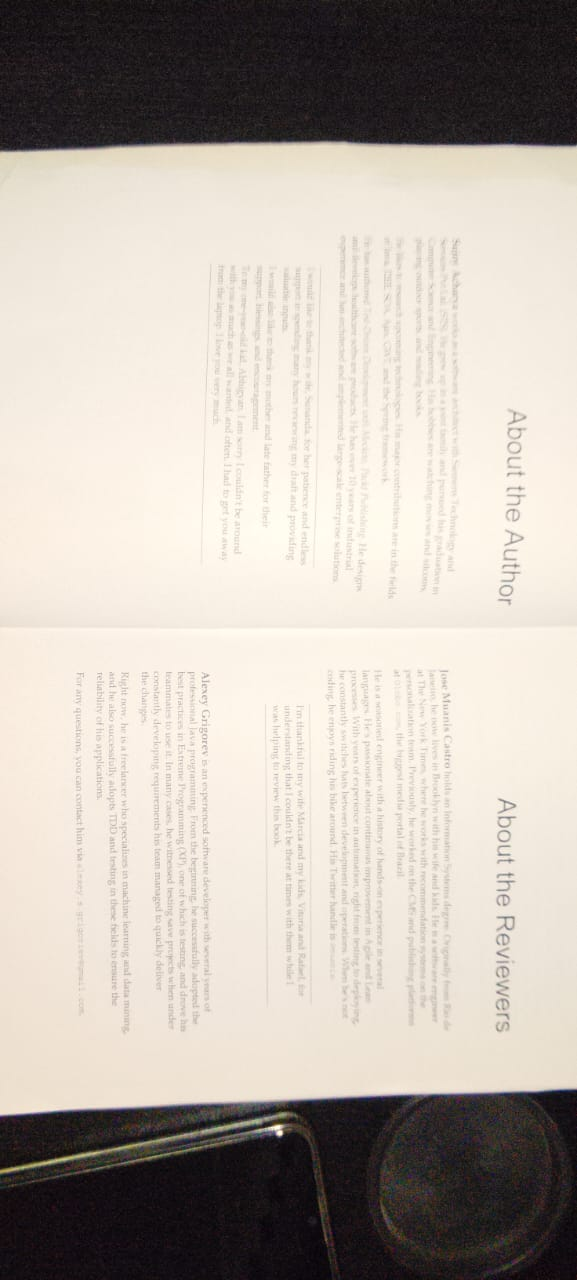
#> input picture input_images/1.jpeg, 577 x 1280 px
$ python -i vision_tools.py   (imports and definitions only)
#> lines starting #> are read from the running program, lines starting #| are printed output that depends on the picture; after the words box and inside, x2 and y2 are one past the last pixel; in counts of white or black regions, pixels touching at a corner belong together
#> further down, picture is the input picture: shape (1280, 577, 3); mean B, G, R 173, 181.4, 189.3
import logging
from pathlib import Path
from typing import Optional, Tuple

import cv2
import numpy as np
from PIL import Image, ImageOps

logger = logging.getLogger(__name__)


# [63 lines left out: functions load_normalized_image, order_points, four_point_transform, not called in this run]


def detect_page_contour_opencv(
    image: np.ndarray, min_area_ratio: float = 0.25
) -> Optional[np.ndarray]:
    """
    Detect the 4 corners of a book page against surrounding background clutter.
    Uses multi-threshold Canny + morphological closing so text lines inside the page
    merge into a solid region rather than breaking the outer contour.
    """
#> called with min_area_ratio = 0.25
    orig_h, orig_w = image.shape[:2]
#> orig_h = 1280; orig_w = 577
    target_h = 600.0
    ratio = orig_h / target_h
#> ratio = 2.13
    resized_w = max(1, int(orig_w / ratio))
#> resized_w = 270
    small = cv2.resize(image, (resized_w, int(target_h)), interpolation=cv2.INTER_AREA)
    small_area = float(small.shape[0] * small.shape[1])
#> small_area = 162000

    gray = cv2.cvtColor(small, cv2.COLOR_BGR2GRAY)
    # Bilateral filter preserves strong page edges while smoothing paper texture
    filtered = cv2.bilateralFilter(gray, 9, 75, 75)
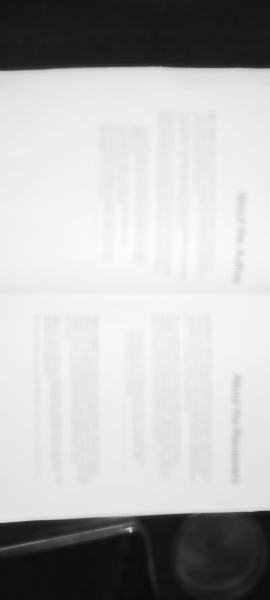
#> filtered: shape (600, 270); min 10, max 252, mean 182.8

    # Morphological closing suppresses internal text lines
    kernel = cv2.getStructuringElement(cv2.MORPH_RECT, (9, 9))
    closed = cv2.morphologyEx(filtered, cv2.MORPH_CLOSE, kernel, iterations=2)

    for low, high in [(50, 150), (30, 100), (75, 200)]:
        edged = cv2.Canny(closed, low, high)
        edged = cv2.dilate(edged, np.ones((3, 3), np.uint8), iterations=1)

        contours, _ = cv2.findContours(edged, cv2.RETR_EXTERNAL, cv2.CHAIN_APPROX_SIMPLE)
        contours = sorted(contours, key=cv2.contourArea, reverse=True)[:5]

        for contour in contours:
            area = cv2.contourArea(contour)
            if area / small_area < min_area_ratio:
                continue

            peri = cv2.arcLength(contour, True)
            for eps in (0.02, 0.03, 0.04):
                approx = cv2.approxPolyDP(contour, eps * peri, True)
                if len(approx) == 4 and cv2.isContourConvex(approx):
                    pts = approx.reshape(4, 2).astype("float32") * ratio
                    return pts
#> this loop made 3 passes
#> pass 1, in detect_page_contour_opencv, `edged = cv2.Canny(closed, low, high)`:
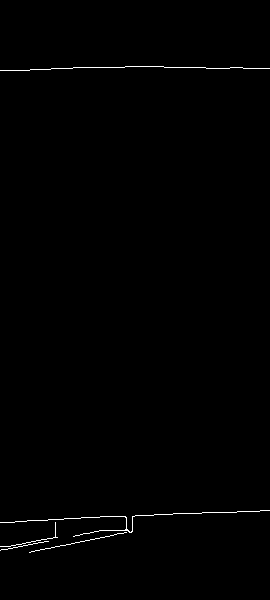
#> edged: shape (600, 270); 0.52% white in thin lines or dots, all inside (x1, y1, x2, y2) = (0, 66, 270, 553)
#> pass 1, in detect_page_contour_opencv, `edged = cv2.dilate(edged, np.ones((3, 3), np.uint8), iterations=1)`:
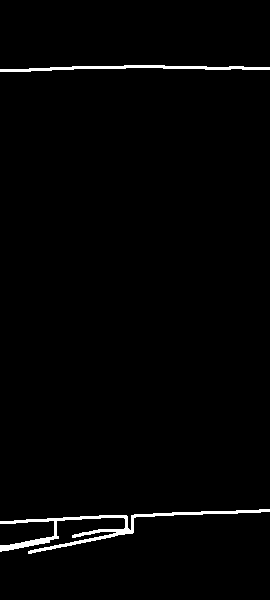
#> edged: shape (600, 270); 1.6% white; 2 white regions, box (x1, y1, x2, y2) and area: (0, 509, 270, 554) 1803, (0, 65, 270, 72) 826
#> pass 2, in detect_page_contour_opencv, `edged = cv2.dilate(edged, np.ones((3, 3), np.uint8), iterations=1)`:
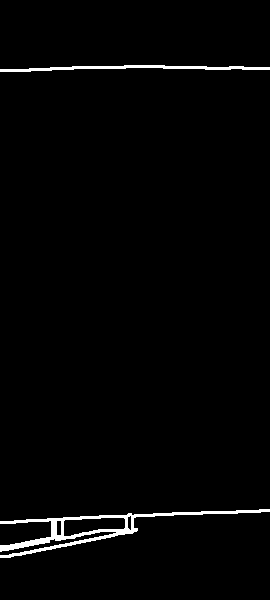
#> edged: shape (600, 270); 1.8% white; 2 white regions, box (x1, y1, x2, y2) and area: (0, 509, 270, 558) 2080, (0, 65, 270, 72) 826
#> after the loop: edged: shape (600, 270); 1.5% white; 2 white regions, box (x1, y1, x2, y2) and area: (0, 509, 270, 552) 1682, (0, 65, 270, 72) 826

    return None


# [86 lines left out: functions crop_with_normalized_bbox, rotate_image_clockwise, split_two_page_spread, enhance_document_scan, save_image, not called in this run]

>>> import cv2
>>> picture = cv2.imread('../input_images/1.jpeg')
>>> result = detect_page_contour_opencv(picture)

$ run again, on input_images/2.jpeg
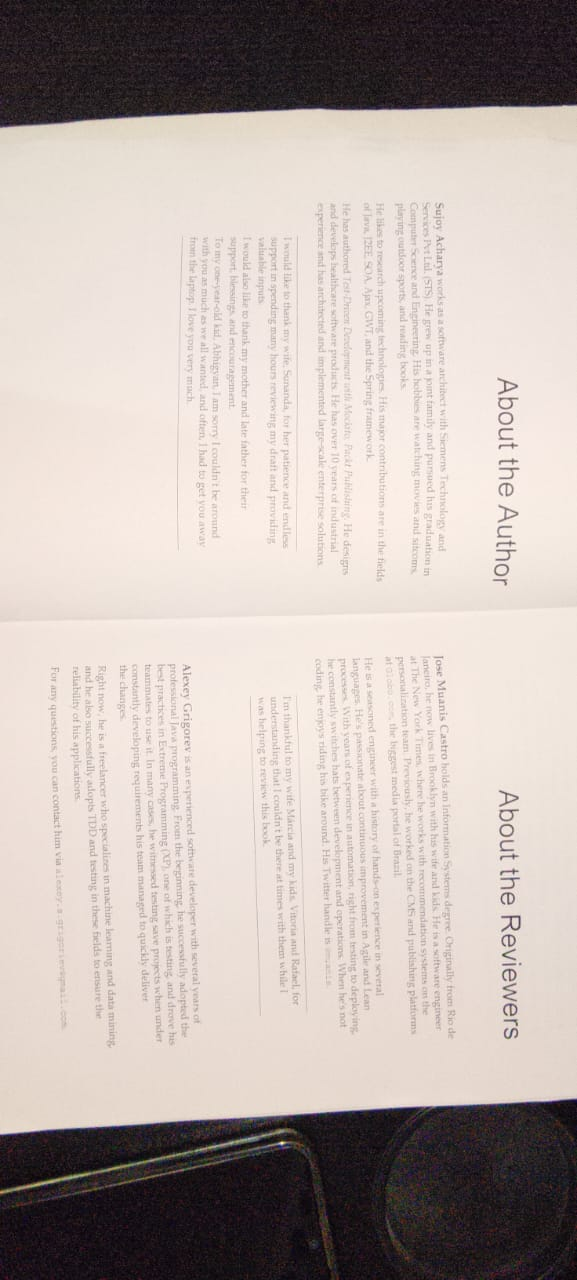
#> input picture input_images/2.jpeg, 577 x 1280 px
#> picture is the input picture: shape (1280, 577, 3); mean B, G, R 176, 181.2, 192
#> the loop in detect_page_contour_opencv, `for low, high in [(50, 150), (30, 100), (75, 200)]:` made 3 passes
#> pass 1, in detect_page_contour_opencv, `edged = cv2.dilate(edged, np.ones((3, 3), np.uint8), iterations=1)`:
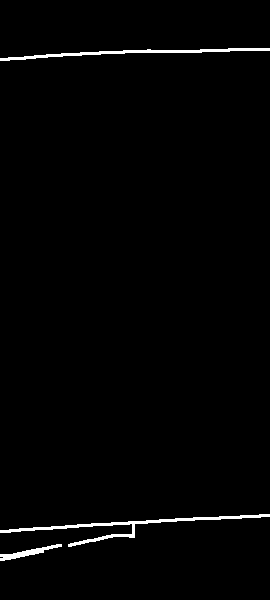
#> edged: shape (600, 270); 1.4% white; 3 white regions, box (x1, y1, x2, y2) and area: (0, 514, 270, 547) 1099, (0, 48, 270, 61) 834, (0, 544, 62, 561) 314
#> after the loop in detect_page_contour_opencv, `for low, high in [(50, 150), (30, 100), (75, 200)]:`:
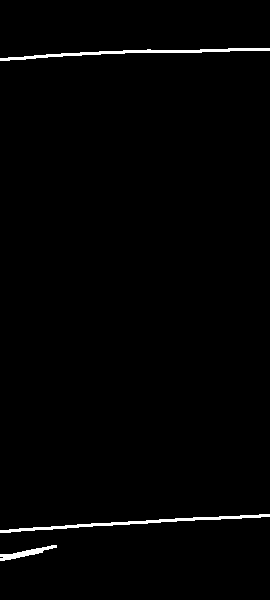
#> edged: shape (600, 270); 1.2% white; 3 white regions, box (x1, y1, x2, y2) and area: (0, 514, 270, 533) 842, (0, 48, 270, 61) 834, (0, 545, 57, 561) 295

$ run again, on input_images/3.jpeg
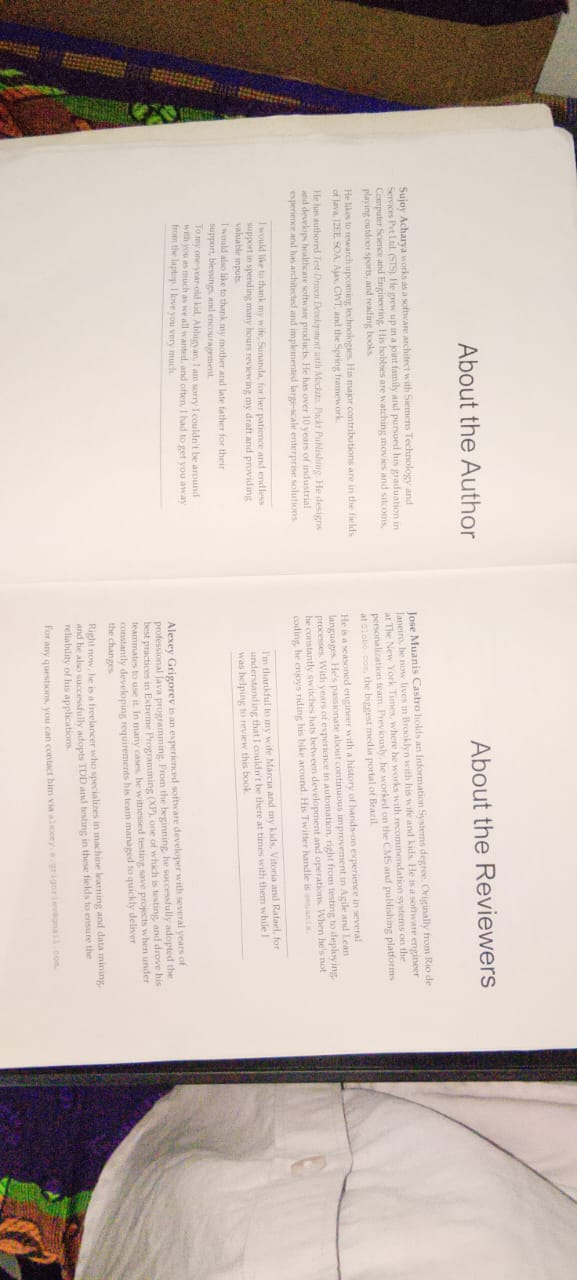
#> input picture input_images/3.jpeg, 577 x 1280 px
#> picture is the input picture: shape (1280, 577, 3); mean B, G, R 185.1, 192.8, 205
#> the loop in detect_page_contour_opencv, `for low, high in [(50, 150), (30, 100), (75, 200)]:` made 3 passes
#> pass 1, in detect_page_contour_opencv, `edged = cv2.dilate(edged, np.ones((3, 3), np.uint8), iterations=1)`:
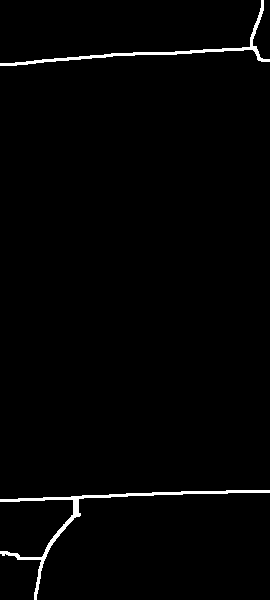
#> edged: shape (600, 270); 1.5% white; 2 white regions, box (x1, y1, x2, y2) and area: (0, 490, 270, 600) 1446, (0, 0, 270, 66) 1046
#> after the loop in detect_page_contour_opencv, `for low, high in [(50, 150), (30, 100), (75, 200)]:`:
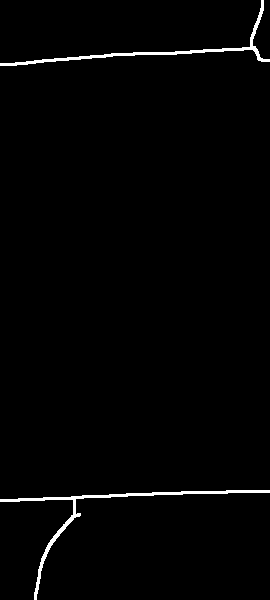
#> edged: shape (600, 270); 1.4% white; 2 white regions, box (x1, y1, x2, y2) and area: (0, 490, 270, 600) 1257, (0, 0, 270, 66) 1044
